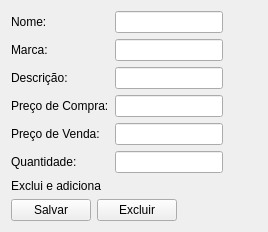
<?xml version="1.0" encoding="UTF-8"?>
<ui version="4.0">
 <class>Form</class>
 <widget class="QWidget" name="Form">
  <property name="geometry">
   <rect>
    <x>0</x>
    <y>0</y>
    <width>268</width>
    <height>205</height>
   </rect>
  </property>
  <property name="windowTitle">
   <string>Form</string>
  </property>
  <layout class="QFormLayout" name="formLayout_2">
   <item row="0" column="0">
    <layout class="QFormLayout" name="formLayout">
     <item row="0" column="0">
      <widget class="QLabel" name="nomeLabel">
       <property name="text">
        <string>Nome:</string>
       </property>
      </widget>
     </item>
     <item row="0" column="1">
      <widget class="QLineEdit" name="nome"/>
     </item>
     <item row="2" column="0">
      <widget class="QLabel" name="marcaLabel">
       <property name="text">
        <string>Marca:</string>
       </property>
      </widget>
     </item>
     <item row="2" column="1">
      <widget class="QLineEdit" name="marca"/>
     </item>
     <item row="3" column="0">
      <widget class="QLabel" name="descricaoLabel">
       <property name="text">
        <string>Descrição:</string>
       </property>
      </widget>
     </item>
     <item row="3" column="1">
      <widget class="QLineEdit" name="descricao"/>
     </item>
     <item row="5" column="0">
      <widget class="QLabel" name="preco_compraLabel">
       <property name="text">
        <string>Preço de Compra:</string>
       </property>
      </widget>
     </item>
     <item row="5" column="1">
      <widget class="QLineEdit" name="preco_compra"/>
     </item>
     <item row="7" column="0">
      <widget class="QLabel" name="preco_vendaLabel">
       <property name="text">
        <string>Preço de Venda:</string>
       </property>
      </widget>
     </item>
     <item row="7" column="1">
      <widget class="QLineEdit" name="preco_venda"/>
     </item>
     <item row="8" column="0">
      <widget class="QLabel" name="quantidadeLabel">
       <property name="text">
        <string>Quantidade:</string>
       </property>
      </widget>
     </item>
     <item row="8" column="1">
      <widget class="QLineEdit" name="quantidade"/>
     </item>
    </layout>
   </item>
   <item row="1" column="0">
    <widget class="QLabel" name="informe">
     <property name="text">
      <string>Exclui e adiciona</string>
     </property>
    </widget>
   </item>
   <item row="2" column="0">
    <layout class="QHBoxLayout" name="horizontalLayout">
     <item>
      <widget class="QPushButton" name="b_salvar">
       <property name="text">
        <string>Salvar</string>
       </property>
      </widget>
     </item>
     <item>
      <widget class="QPushButton" name="b_excluir">
       <property name="text">
        <string>Excluir</string>
       </property>
      </widget>
     </item>
    </layout>
   </item>
  </layout>
 </widget>
 <resources/>
 <connections/>
</ui>
